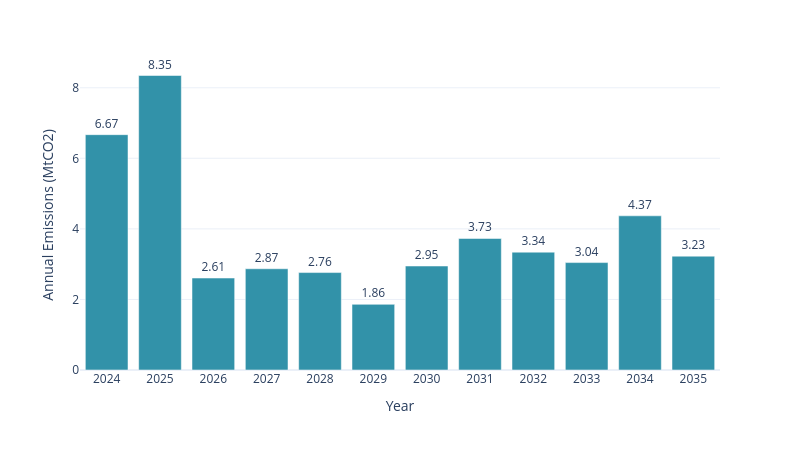

Notebook code for this chart:
### Code cell
em_sw = pd.read_csv(model_outputs_path+'/emissions.csv')
em_sw['AnnualEmissions_MtCO2_per_yr'] = em_sw['AnnualEmissions_tCO2_per_yr'] / 1000000
em_sw = em_sw[em_sw['PERIOD'] != 2023]
sw.scenarios.annual_emmissions(em_sw, 'PERIOD', 'AnnualEmissions_MtCO2_per_yr')

### Figure 1 — Plotly figure (JSON) as saved in the notebook; plotly's stock layout.template omitted (floating-point values rounded to 4 significant figures)
{"data": [{"alignmentgroup": "True", "hovertemplate": "Year=%{x}<br>Annual Emissions (MtCO2)=%{text}<extra></extra>", "legendgroup": "", "marker": {"color": "#3292A9", "pattern": {"shape": ""}}, "name": "", "offsetgroup": "", "orientation": "v", "showlegend": false, "text": [6.67, 8.347, 2.606, 2.87, 2.762, 1.861, 2.947, 3.728, 3.34, 3.045, 4.37, 3.227], "textposition": "outside", "texttemplate": "%{text:.2f}", "type": "bar", "x": [2024, 2025, 2026, 2027, 2028, 2029, 2030, 2031, 2032, 2033, 2034, 2035], "xaxis": "x", "y": [6.67, 8.347, 2.606, 2.87, 2.762, 1.861, 2.947, 3.728, 3.34, 3.045, 4.37, 3.227], "yaxis": "y"}], "layout": {"barmode": "relative", "height": 450, "legend": {"tracegroupgap": 0}, "margin": {"t": 60}, "width": 800, "xaxis": {"anchor": "y", "domain": [0, 1], "tickvals": [2024, 2025, 2026, 2027, 2028, 2029, 2030, 2031, 2032, 2033, 2034, 2035], "title": {"text": "Year"}}, "yaxis": {"anchor": "x", "domain": [0, 1], "title": {"text": "Annual Emissions (MtCO2)"}}}}
